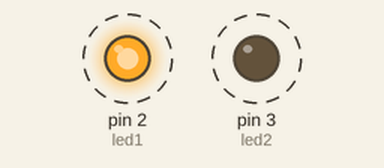
Recording of a sketch running on a simulated Arduino Uno, built with avr-gcc and run on an emulated ATmega328P. Shown: output pins drawn as LEDs (lit = HIGH). Dashed ring = blinking.

Above: at 0.15 s.
Timing chart, 0 to 3.0 s (numbered marks = the images above):
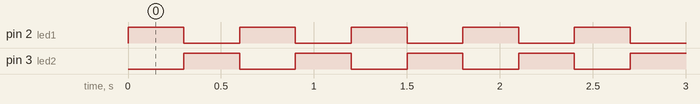

The sketch:

Led_project.ino
```cpp
int led1 = 2;
int led2 = 3;

void setup() {
  pinMode(led1, OUTPUT);
  pinMode(led2, OUTPUT);

}

void loop() {
  digitalWrite(led1, HIGH);
  delay(300);
  digitalWrite(led1, LOW);
  digitalWrite(led2, HIGH);
  delay(300);
  digitalWrite(led2, LOW);

}
```

Measured:
- by itself, pin 2 (led1), pin 3 (led2): alternates HIGH for 0.30 s and LOW for 0.30 s
- by itself, everything shown: repeats every 0.60 s, in 3 steps
